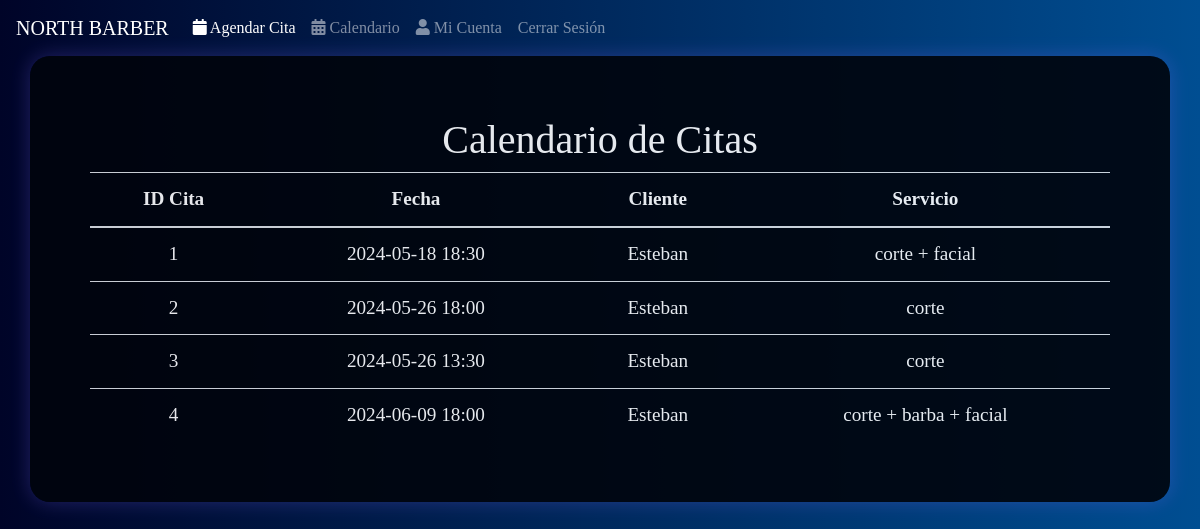
Page /calendario (signed in) on the earlier database version.
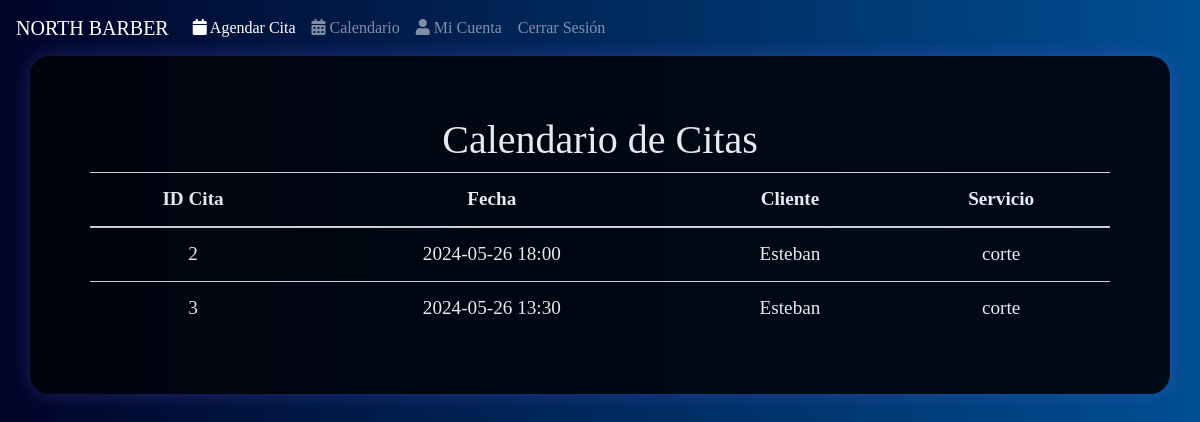
Same page on the later database version.
### tables this page shows
CREATE TABLE "cita" (
    id_cita INTEGER PRIMARY KEY,
    cliente INTEGER NOT NULL,
    barbero INTEGER NOT NULL,
    servicio INTEGER NOT NULL,
    fecha DATETIME NOT NULL,
    estado INTEGER NOT NULL,
    FOREIGN KEY (cliente) REFERENCES cliente(id),
    FOREIGN KEY (barbero) REFERENCES barbero(id),
    FOREIGN KEY (servicio) REFERENCES servicio(id_servicio),
    FOREIGN KEY (estado) REFERENCES estado_cita(id)
);

CREATE TABLE cliente (
    id INTEGER PRIMARY KEY,
    nombre VARCHAR(50) NOT NULL,
    apellidos VARCHAR NOT NULL,
    telefono NUMERIC(28, 10) NOT NULL,
    username VARCHAR(50) NOT NULL,
    "password" VARCHAR(12) NOT NULL,
    tipo_usuario_id INTEGER NOT NULL,
    FOREIGN KEY (tipo_usuario_id) REFERENCES tipo_usuario(id)
);

CREATE TABLE "servicio"(
    id_servicio INTEGER PRIMARY KEY,
    tipo VARCHAR(50) NOT NULL
, "precio" INTEGER(50) NOT NULL, "duracion" INTEGER(50) NOT NULL);

### app.py (the view)
    def calendario(self):
        barbero_id = session.get("barbero_id")
        if barbero_id:
            conn = DatabaseManager(self.DATABASE).get_connection()
            cursor = conn.cursor()
            cursor.execute(
                """SELECT cita.id_cita, cita.fecha, cliente.nombre, servicio.tipo
                    FROM cita
                    INNER JOIN cliente ON cita.cliente = cliente.id
                    INNER JOIN servicio ON cita.servicio = servicio.id_servicio
                    WHERE cita.barbero = ?""",
                (barbero_id,),
            )
            citas = cursor.fetchall()
            conn.close()
            return render_template("calendario.html", citas=citas)
        else:
            return redirect("/")

### app.py (called while the page is built)
    def get_connection(self):
        db = getattr(g, "_database", None)
        if db is None:
            db = g._database = sqlite3.connect(self.database)
        return db

    def close_connection(self, exception):
        db = getattr(g, "_database", None)
        if db is not None:
            db.close()

    def close_connection(self, exception):
        DatabaseManager("barberia.db").close_connection(exception)

### templates/calendario.html (shortened to what this page needs)
<!DOCTYPE html>
<html lang="es">
  <head>
    <link
      href="https://stackpath.bootstrapcdn.com/bootstrap/4.3.1/css/bootstrap.min.css"
      rel="stylesheet"
    />
    <link
      rel="stylesheet"
      href="https://use.fontawesome.com/releases/v5.8.1/css/all.css"
    />
  </head>
  <body>
    <nav class="navbar navbar-expand-lg navbar-dark bg-primary">
      <a class="navbar-brand" href="/barbero_dashboard">NORTH BARBER</a>
      <div class="collapse navbar-collapse" id="navbarNav">
        <ul class="navbar-nav">
          <li class="nav-item active">
            <a class="nav-link" href="/agendar_cita_barbero">
              <i class="fa fa-calendar"></i> Agendar Cita
            </a>
          </li>
          <li class="nav-item">
            <a class="nav-link" href="/calendario">
              <i class="fa fa-calendar-alt"></i> Calendario
            </a>
          </li>
          <li class="nav-item">
            <a class="nav-link" href="/mi_cuenta_barbero">
              <i class="fa fa-user"></i> Mi Cuenta
            </a>
          </li>
          <li class="nav-item">
            <a class="nav-link btn-logout" href="/logout">Cerrar Sesión</a>
          </li>
        </ul>
      </div>
    </nav>
    <div class="container">
      <h1 class="text-center">Calendario de Citas</h1>
      <table class="table table-striped">
        <thead>
          <tr>
            <th scope="col">ID Cita</th>
            <th scope="col">Fecha</th>
            <th scope="col">Cliente</th>
            <th scope="col">Servicio</th>
          </tr>
        </thead>
        <tbody>
          {% for cita in citas %}
          <tr>
            <td>{{ cita[0] }}</td>
            <td>{{ cita[1] }}</td>
            <td>{{ cita[2] }}</td>
            <td>{{ cita[3] }}</td>
          </tr>
          {% endfor %}
        </tbody>
      </table>
    </div>
  </body>
</html>

Differences in the rows shown:
removed cita: id_cita "1", fecha "2024-05-18 18:30", nombre "Esteban", tipo "corte + facial"
removed cita: id_cita "4", fecha "2024-06-09 18:00", nombre "Esteban", tipo "corte + barba + facial"
